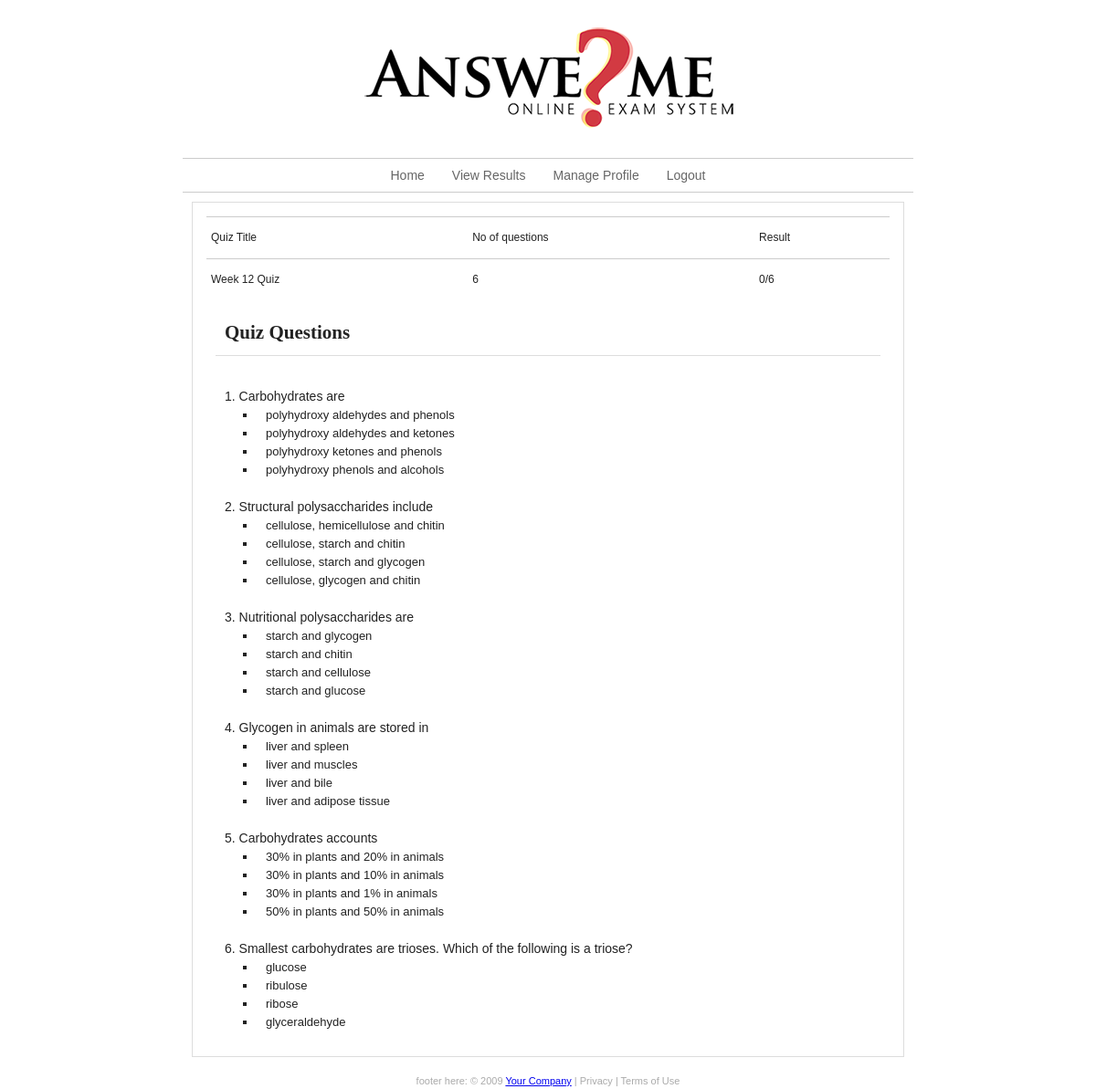
Screenshot of /Student/studentquizdet.php?quizid=QUIZ001&result=0 (signed in) with the database file from the repository.
### tables this page shows
CREATE TABLE `quiz_detail` (
  `quiz_id` varchar(50) NOT NULL,
  `quiz_title` varchar(50) NOT NULL,
  `user_id` varchar(50) DEFAULT NULL,
  `total_marks` int(11) DEFAULT NULL,
  `no_of_questions` int(11) NOT NULL,
  `quiz_status` varchar(50) DEFAULT NULL,
  `quiz_type` int(11) DEFAULT NULL,
  `timelimit` int(11) DEFAULT NULL,
  `created_on` datetime DEFAULT NULL,
  `modified_on` datetime DEFAULT NULL,
  PRIMARY KEY (`quiz_id`),
  KEY `user_id_idx` (`user_id`),
  CONSTRAINT `user_id` FOREIGN KEY (`user_id`) REFERENCES `users` (`user_id`) ON DELETE NO ACTION ON UPDATE NO ACTION
);

CREATE TABLE `obj_questions` (
  `question_id` varchar(50) NOT NULL,
  `question_text` text,
  `ans_a` text,
  `ans_b` text,
  `ans_c` text,
  `ans_d` text,
  `topic` varchar(50) NOT NULL,
  `mod_id` varchar(50) NOT NULL,
  PRIMARY KEY (`question_id`)
);

### _includes/dbfunctions.php (called while the page is built, shortened)
<?php
function execQuery($query, $conn)
{
    $result = mysql_query($query, $conn) or die(mysql_error());
    if (mysql_num_rows($result) > 0)
	{
        while ($row = mysql_fetch_row($result))
		{
            $value = $row[0];
        }
    } else {
        $value = "No records";
    }
    return $value;
}
function resultQuery($query, $connId)
{
    $resultOut = array();
    $result = mysql_query($query, $connId) or die(mysql_error());
    if (mysql_num_rows($result) > 0) {
        while ($row = mysql_fetch_row($result)) {
            $resultOut[] = $row;
        }
    } else {
        $resultOut[] = "No records";
    }
    return $resultOut;
}
?>

### Student/studentquizdet.php (the view, shortened to what this page needs)
<?php
include '../_includes/database.php';
include '../_includes/dbfunctions.php';
$conn = connectDB($hostname,$username,$password,$databaseName);
$userid = $_SESSION['userid'];
$quizid = $_GET['quizid'];
$quizresult = $_GET['result'];
$checkType = "SELECT quiz_type from quiz_detail WHERE quiz_id='$quizid' ";
$quiztype = execQuery($checkType,$conn);
$qcount = 1;
?>
<!DOCTYPE html PUBLIC "-//W3C//DTD XHTML 1.0 Transitional//EN" "http://www.w3.org/TR/xhtml1/DTD/xhtml1-transitional.dtd">
<html xmlns="http://www.w3.org/1999/xhtml" >
<head>
<link href="../_css/styles.css" rel="stylesheet" type="text/css" />
</head>
<body>
<div id="container">
<div id="header">
<center>
<img src="../_images/logo.png"  /></center></div>
<div id="navigation"><ul id="nav">
        	<li><a href="studenthome.php">Home</a></li>
			<li><a href="viewresults.php">View Results</a></li>
			<li><a href="studentprofile.php">Manage Profile</a></li>
			<li><a href="../_includes/logout.php">Logout</a></li>
    </ul></div>
	<div id="content">
<?php
$query="SELECT quiz_title,no_of_questions,total_marks FROM quiz_detail WHERE quiz_id='$quizid' ";
$getResult = resultQuery($query,$conn);
echo "<table id='table1'>";
echo "<tr><td>Quiz Title</td><td>No of questions</td><td>Result</td></tr>";
for($i=0;$i<count($getResult);$i++)
{
	echo "<tr>";
	for($j=0;$j<3;$j++)
	{
		echo "<td>";
		if($j==2)
		echo "$quizresult/";
		echo $getResult[$i][$j];
		echo "</td>";
	}
	echo "</tr>";
}
echo "</table>";
echo "<h2>Quiz Questions</h2><br />";
if($quiztype==1 || $quiztype==3)
{
	$query2="SELECT r.question_id,r.answer_given,oq.question_text,oq.ans_a,oq.ans_b,oq.ans_c,oq.ans_d
	FROM results AS r
	LEFT JOIN quiz_questions AS qq ON(r.question_id = qq.question_id AND qq.quiz_id='$quizid')
	LEFT JOIN obj_questions as oq ON(r.question_id = oq.question_id)
	WHERE r.quiz_id='$quizid' AND r.user_id='$userid' AND qq.question_type='obj'";
	$getResult2 = resultQuery($query2,$conn);
	for($i=0;$i<count($getResult2);$i++)
	{
		echo "<div id='objquestion'>";
		for($j=0;$j<7;$j++)
		{
			if($j==1)
				$studentanswer=$getResult2[$i][$j];
			else if($j==2)
			{
				echo "<p>"."$qcount. ";
				echo $getResult2[$i][$j]."</p>";
				$qcount++;
			}
			else if($j>2)
			{
				echo"<ul>";
				$answer = $getResult2[$i][$j];
				if($answer ==$studentanswer)
					echo "<li id='ans'>$answer</li>";
				else
				{
					echo "<li>$answer</li>";
				}
				echo"</ul>";
			}
		}
		echo "</div>";
	}
}
?>
</div>
<div id="footer">
<p>
footer here: &copy; 2009 <a href="#" title="Your Company">Your Company</a> |
Privacy | Terms of Use
</p>
</div>
</div>
</body>
</html>

### _css/styles.css (style rules this page uses)
* { padding:0; margin:0; }
body { font-family:arial; font-size:14px; background-color:#fff; color:#222; }
#header { height:150px; margin-bottom:10px; }
#navigation { display: block; width: 100%; text-align:-webkit-center; border-top-width: 1px; border-bottom-width: 1px; border-top-style: solid; border-bottom-style: solid; border-top-color: #ccc; border-bottom-color: #ccc; vertical-align: middle; }
ul#nav { margin:0; padding:0; list-style-type:none; text-align:center; display: table-cell; vertical-align: middle;*/ }
ul#nav li { float:left; position:relative; list-style-type:none; }
ul#nav a:link,ul#nav a:visited { display:block; padding:10px 15px; text-decoration:none; color:#666; background: #fff; transition: background .65s ease-in-out; -moz-transition: background .65s ease-in-out; -webkit-transition: background .65s ease-in-out; }
#container { margin:0 auto; width:800px; margin-top:10px; padding:3px; }
#content { margin:10px; padding:15px; background-color:#fff; border:1px solid #ddd; clear:both; }
#content h2 { font-family: cambria; border-bottom: 1px solid #ddd; clear: both; line-height: 30px; padding: 10px; margin: 10px; }
#content p { clear: both; margin-left: 20px; }
#content ul { margin: 5px; }
#content ul li { list-style-image: url(uncheck.gif); margin-left: 50px; }
#table1 { text-align: center; font-size: 12px; border-collapse: collapse; text-align: left; width: 100%; margin-right: auto; margin-left: auto; }
#table1 td { padding-top: 5px; padding-right: 5px; padding-bottom: 5px; padding-left: 5px; border-top-width: 1px; border-top-style: solid; border-top-color: #CCC; line-height: 35px; }
#footer { font-size:11px; text-align:center; color:#aaa; margin-top:20px; }
#objquestion { padding-top: 10px; padding-bottom: 10px; }
#objquestion li { font-size: small; padding-left: 10px; list-style-type: square; }

### rows the page displays
quiz_detail: quiz_title "Week 12 Quiz", no_of_questions "6", total_marks "6"
obj_questions: question_text "Carbohydrates are", ans_a "polyhydroxy aldehydes and phenols", ans_b "polyhydroxy aldehydes and ketones", ans_c "polyhydroxy ketones and phenols", ans_d "polyhydroxy phenols and alcohols"
obj_questions: question_text "Structural polysaccharides include", ans_a "cellulose, hemicellulose and chitin", ans_b "cellulose, starch and chitin", ans_c "cellulose, starch and glycogen", ans_d "cellulose, glycogen and chitin"
obj_questions: question_text "Nutritional polysaccharides are", ans_a "starch and glycogen", ans_b "starch and chitin", ans_c "starch and cellulose", ans_d "starch and glucose"
obj_questions: question_text "Glycogen in animals are stored in", ans_a "liver and spleen", ans_b "liver and muscles", ans_c "liver and bile", ans_d "liver and adipose tissue"
obj_questions: question_text "Carbohydrates accounts", ans_a "30% in plants and 20% in animals", ans_b "30% in plants and 10% in animals", ans_c "30% in plants and 1% in animals", ans_d "50% in plants and 50% in animals"
obj_questions: question_text "Smallest carbohydrates are trioses. Which of the following is a triose?", ans_a "glucose", ans_b "ribulose", ans_c "ribose", ans_d "glyceraldehyde"
